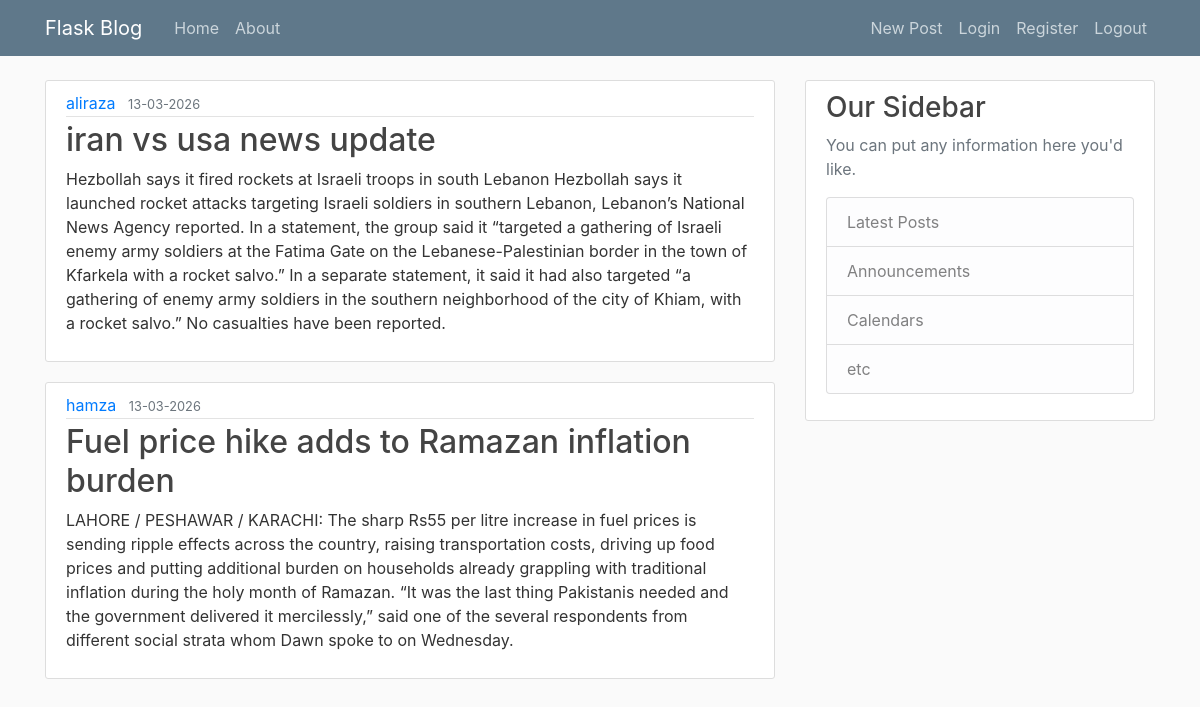
The page /home on the database its author committed.
### models.py (models this page shows, shortened)
class Post(db.Model):
    id = db.Column(db.Integer, primary_key=True)
    title=db.Column(db.String(100),nullable=False)
    date_posted = db.Column(db.DateTime, nullable=False, default=datetime.utcnow)
    content=db.Column(db.Text,nullable=False)
    user_id=db.Column(db.Integer,db.ForeignKey('user.id'),nullable=False)

class User(db.Model):
    id=db.Column(db.Integer,primary_key=True)
    username=db.Column(db.String(20),unique=True,nullable=False)
    email=db.Column(db.String(120),unique=True,nullable=False)
    password=db.Column(db.String(60),nullable=False)
    posts=db.relationship('Post',backref="author",lazy=True )

### app.py (the view)
@app.route('/')
@app.route('/home')
def home():
    tposts=Post.query.all()
    return render_template('home.html',tposts=tposts,title='Home')

### templates/home.html (shortened to what this page needs)
{%extends'layout.html'%}
{%block content%}
{% for post in tposts %}
<article class="media content-section">
  <div class="media-body">
    <div class="article-metadata">
      <a class="mr-2" href="#">{{ post.author.username }}</a>
      <small class="text-muted">{{ post.date_posted.strftime('%d-%m-%Y') }}</small>
    </div>
    <h2>{{ post.title }}</h2>
    <p>{{ post.content }}</p>
  </div>
</article>
{% endfor %}
{%endblock content%}

### templates/layout.html (shortened to what this page needs)
<!DOCTYPE html>
<html lang="en">
<head>
    <link rel="stylesheet" href="https://cdn.jsdelivr.net/npm/bootstrap@4.4.1/dist/css/bootstrap.min.css">
    <link rel="stylesheet" href="{{url_for('static',filename='main.css')}}" type="text/css">
</head>
<body>
<header class="site-header">
  <nav class="navbar navbar-expand-md navbar-dark bg-steel fixed-top">
    <div class="container">
      <a class="navbar-brand mr-4" href="/">Flask Blog</a>
      <div class="collapse navbar-collapse" id="navbarToggle">
        <div class="navbar-nav mr-auto">
          <a class="nav-item nav-link" href="/">Home</a>
          <a class="nav-item nav-link" href="/about">About</a>
        </div>
        <div class="navbar-nav">
          <a class="nav-item nav-link" href="/post">New Post</a>
          <a class="nav-item nav-link" href="/login">Login</a>
          <a class="nav-item nav-link" href="/register">Register</a>
          <a class="nav-item nav-link" href="/logout">Logout</a>
        </div>
      </div>
    </div>
  </nav>
</header>
 <main role="main" class="container">
  <div class="row">
    <div class="col-md-8">
      {% block content %}{% endblock %}
    </div>
    <div class="col-md-4">
      <div class="content-section">
        <h3>Our Sidebar</h3>
        <p class='text-muted'>You can put any information here you'd like.
          <ul class="list-group">
            <li class="list-group-item list-group-item-light">Latest Posts</li>
            <li class="list-group-item list-group-item-light">Announcements</li>
            <li class="list-group-item list-group-item-light">Calendars</li>
            <li class="list-group-item list-group-item-light">etc</li>
          </ul>
        </p>
      </div>
    </div>
  </div>
</main>
</body>
</html>

### static/main.css (style rules this page uses)
body { background: #fafafa; color: #333333; margin-top: 5rem; }
h1, h2, h3, h4, h5, h6 { color: #444444; }
.bg-steel { background-color: #5f788a; }
.site-header .navbar-nav .nav-link { color: #cbd5db; }
.content-section { background: #ffffff; padding: 10px 20px; border: 1px solid #dddddd; border-radius: 3px; margin-bottom: 20px; }
.article-metadata { padding-bottom: 1px; margin-bottom: 4px; border-bottom: 1px solid #e3e3e3 }

### rows shown on the page
Post: author.username "aliraza", date_posted "13-03-2026", title "iran vs usa news update", content "Hezbollah says it fired rockets at Israeli troops in south Lebanon Hezbollah says it launched rocket attacks targeting Israeli soldiers in southern Lebanon, Lebanon’s National News Agency reported. In a statement, the group said it “targeted a gathering of Israeli enemy army soldiers at the Fatima Gate on the Lebanese-Palestinian border in the town of Kfarkela with a rocket salvo.” In a separate statement, it said it had also targeted “a gathering of enemy army soldiers in the southern neighborhood of the city of Khiam, with a rocket salvo.” No casualties have been reported."
Post: author.username "hamza", date_posted "13-03-2026", title "Fuel price hike adds to Ramazan inflation burden", content "LAHORE / PESHA­WAR / KARACHI: The sharp Rs55 per litre increase in fuel prices is sending ripple effects across the country, raising transportation costs, driving up food prices and putting additional burden on households already grappling with traditional inflation during the holy month of Ramazan. “It was the last thing Pakistanis needed and the government delivered it mercilessly,” said one of the several respondents from different social strata whom Dawn spoke to on Wednesday."
